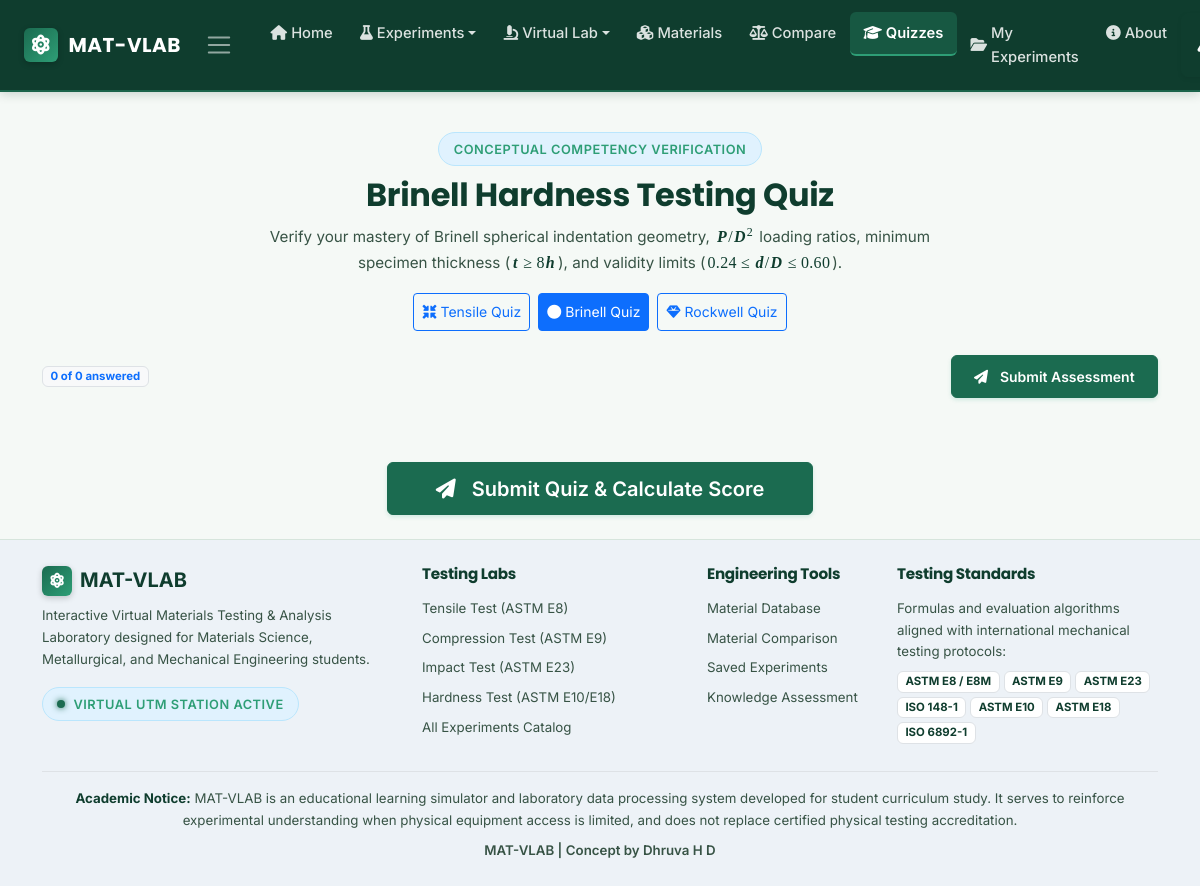
The app's page /quiz?type=brinell, older data.
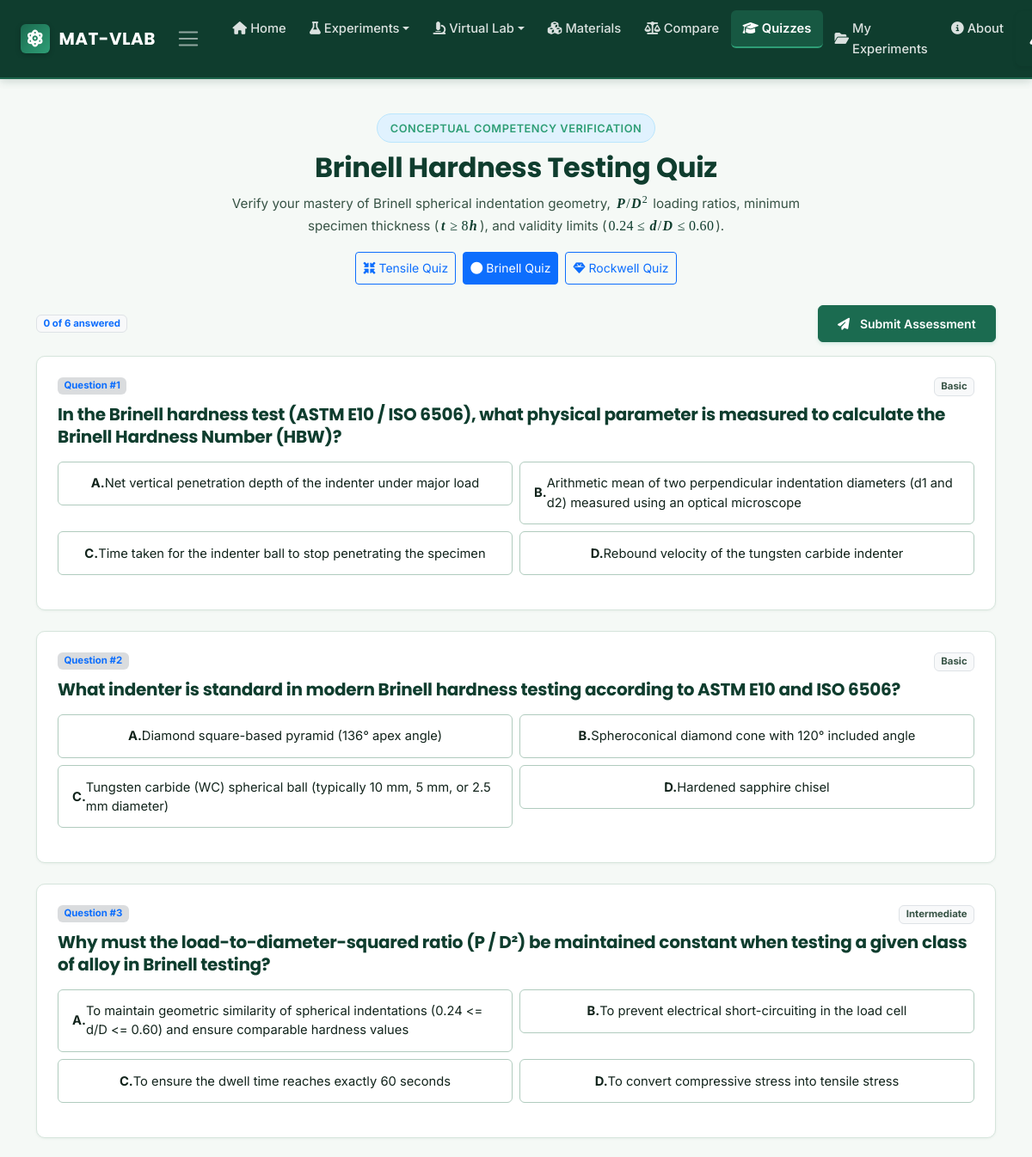
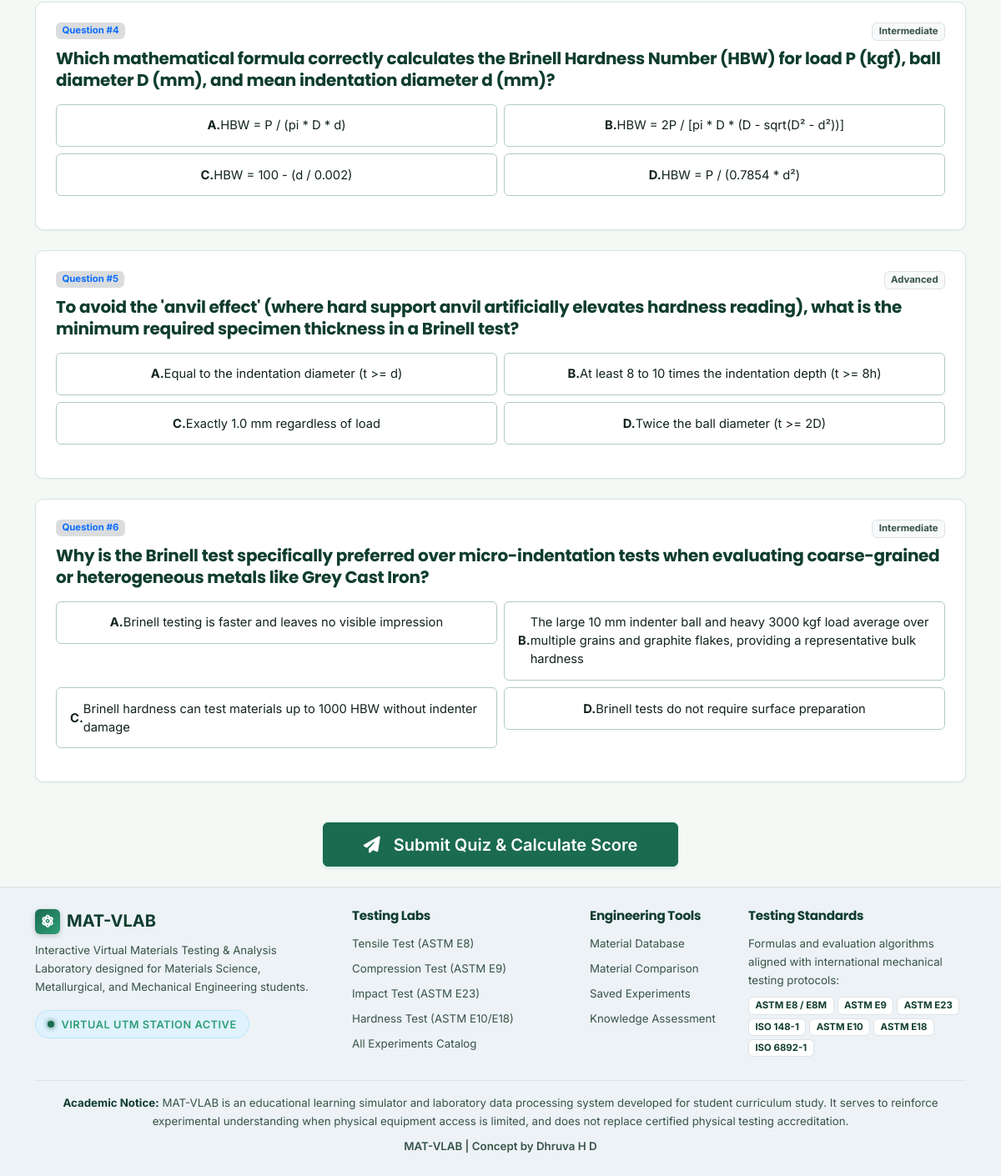
The same page, newer data (2 pictures, top to bottom).
### tables this page shows
CREATE TABLE quiz_questions (
        id INTEGER PRIMARY KEY AUTOINCREMENT,
        experiment_type TEXT NOT NULL,
        question TEXT NOT NULL,
        option_a TEXT NOT NULL,
        option_b TEXT NOT NULL,
        option_c TEXT NOT NULL,
        option_d TEXT NOT NULL,
        correct_option TEXT NOT NULL, -- 'A', 'B', 'C', or 'D'
        explanation TEXT NOT NULL,
        difficulty TEXT DEFAULT 'Intermediate'
    );

### app.py (the view)
@app.route('/quizzes')
@app.route('/quiz')
@login_required
def quizzes():
    exp_type = request.args.get('type', 'tensile').lower()
    if exp_type not in ['tensile', 'brinell', 'rockwell']:
        exp_type = 'tensile'
    q_list = get_quiz_questions(experiment_type=exp_type, limit=10)
    return render_template('quizzes.html', active_page='quizzes', questions=q_list, experiment_type=exp_type)

### app.py (called while the page is built)
def login_required(f):
    @wraps(f)
    def decorated_function(*args, **kwargs):
        return f(*args, **kwargs)
    return decorated_function

@app.context_processor
def inject_student_context():
    name = session.get('student_name')
    university = session.get('university')
    student = None
    if name:
        student = {
            'name': name,
            'university': university or 'Engineering Institution',
            'session_id': session.get('session_id')
        }
    return {
        'current_student': student,
        'is_logged_in': True,  # Full laboratory navigation is permanently visible
        'is_admin': bool(session.get('is_admin'))
    }

### models/database.py (called while the page is built)
def get_database_path():
    path = os.environ.get('DATABASE_PATH')
    if not path:
        base_dir = os.path.dirname(os.path.dirname(os.path.abspath(__file__)))
        path = os.path.join(base_dir, 'materials.db')
    return os.path.abspath(path)

def get_database_url():
    url = os.environ.get('DATABASE_URL')
    if url:
        url = url.strip()
        if url.startswith('postgres://'):
            url = 'postgresql://' + url[len('postgres://'):]
        if url:
            return url
    return None

### templates/quizzes.html (shortened to what this page needs)
{% extends "base.html" %}
{% block content %}
<div class="container py-4">
  <div class="text-center mb-4">
    <span class="badge-lab mb-2">Conceptual Competency Verification</span>
    <h1 class="fw-bold text-navy fs-2">
      {% if experiment_type == 'brinell' %}
        Brinell Hardness Testing Quiz
      {% elif experiment_type == 'rockwell' %}
        Rockwell Hardness Testing Quiz
      {% else %}
        Tensile Testing &amp; Mechanics Quiz
      {% endif %}
    </h1>
    <p class="text-secondary mx-auto" style="max-width: 680px;">
    </p>
    <div class="d-flex justify-content-center gap-2 mt-3 flex-wrap">
      <a href="{{ url_for('quizzes', type='tensile') }}" class="btn btn-sm {% if experiment_type == 'tensile' or not experiment_type %}btn-primary{% else %}btn-outline-primary{% endif %}">
        <i class="fas fa-compress-arrows-alt me-1"></i> Tensile Quiz
      </a>
      <a href="{{ url_for('quizzes', type='brinell') }}" class="btn btn-sm {% if experiment_type == 'brinell' %}btn-primary{% else %}btn-outline-primary{% endif %}">
        <i class="fas fa-circle me-1"></i> Brinell Quiz
      </a>
      <a href="{{ url_for('quizzes', type='rockwell') }}" class="btn btn-sm {% if experiment_type == 'rockwell' %}btn-primary{% else %}btn-outline-primary{% endif %}">
        <i class="fas fa-gem me-1"></i> Rockwell Quiz
      </a>
    </div>
  </div>
  <div class="d-flex justify-content-between align-items-center mb-3">
    <span id="quiz-answered-count" class="badge bg-light text-primary border">
      0 of {{ questions|length }} answered
    </span>
    <button type="button" class="btn btn-sm btn-lab-success" onclick="submitQuiz()">
      <i class="fas fa-paper-plane me-1"></i> Submit Assessment
    </button>
  </div>
  <div class="d-flex flex-column gap-4 mb-5" id="questions-container">
    {% for q in questions %}
    <div class="lab-card p-4" id="quiz-card-{{ q.id }}">
      <div class="d-flex justify-content-between align-items-start mb-2">
        <span class="badge bg-secondary bg-opacity-25 text-primary">Question #{{ loop.index }}</span>
        <span class="badge bg-light text-secondary border">{{ q.difficulty }}</span>
      </div>
      <h5 class="text-navy fw-bold mb-3">{{ q.question }}</h5>
      <div class="row g-2 mb-3">
        <div class="col-md-6">
          <button type="button" class="btn form-lab-control w-100 text-start quiz-option-btn" id="opt-{{ q.id }}-A" data-option="A" onclick="selectOption({{ q.id }}, 'A')">
            <strong>A.</strong> {{ q.option_a }}
          </button>
        </div>
        <div class="col-md-6">
          <button type="button" class="btn form-lab-control w-100 text-start quiz-option-btn" id="opt-{{ q.id }}-B" data-option="B" onclick="selectOption({{ q.id }}, 'B')">
            <strong>B.</strong> {{ q.option_b }}
          </button>
        </div>
        <div class="col-md-6">
          <button type="button" class="btn form-lab-control w-100 text-start quiz-option-btn" id="opt-{{ q.id }}-C" data-option="C" onclick="selectOption({{ q.id }}, 'C')">
            <strong>C.</strong> {{ q.option_c }}
          </button>
        </div>
        <div class="col-md-6">
          <button type="button" class="btn form-lab-control w-100 text-start quiz-option-btn" id="opt-{{ q.id }}-D" data-option="D" onclick="selectOption({{ q.id }}, 'D')">
            <strong>D.</strong> {{ q.option_d }}
          </button>
        </div>
      </div>
    </div>
    {% endfor %}
  </div>
  <div class="text-center">
    <button type="button" class="btn btn-lg btn-lab-success px-5" onclick="submitQuiz()">
      <i class="fas fa-paper-plane me-2"></i> Submit Quiz &amp; Calculate Score
    </button>
  </div>
</div>
{% endblock %}

Row changes from the older to the newer data that the page shows:
added quiz_questions: difficulty "Basic", question "In the Brinell hardness test (ASTM E10 / ISO 6506), what physical parameter is measured to calculate the Brinell Hardness Number (HBW)?", option_a "Net vertical penetration depth of the indenter under major load", option_b "Arithmetic mean of two perpendicular indentation diameters (d1 and d2) measured using an optical microscope", option_c "Time taken for the indenter ball to stop penetrating the specimen", option_d "Rebound velocity of the tungsten carbide indenter"
added quiz_questions: difficulty "Basic", question "What indenter is standard in modern Brinell hardness testing according to ASTM E10 and ISO 6506?", option_a "Diamond square-based pyramid (136° apex angle)", option_b "Spheroconical diamond cone with 120° included angle", option_c "Tungsten carbide (WC) spherical ball (typically 10 mm, 5 mm, or 2.5 mm diameter)", option_d "Hardened sapphire chisel"
added quiz_questions: difficulty "Intermediate", question "Why must the load-to-diameter-squared ratio (P / D²) be maintained constant when testing a given class of alloy in Brinell testing?", option_a "To maintain geometric similarity of spherical indentations (0.24 <= d/D <= 0.60) and ensure comparable hardness values", option_b "To prevent electrical short-circuiting in the load cell", option_c "To ensure the dwell time reaches exactly 60 seconds", option_d "To convert compressive stress into tensile stress"
added quiz_questions: difficulty "Intermediate", question "Which mathematical formula correctly calculates the Brinell Hardness Number (HBW) for load P (kgf), ball diameter D (mm), and mean indentation diameter d (mm)?", option_a "HBW = P / (pi * D * d)", option_b "HBW = 2P / [pi * D * (D - sqrt(D² - d²))]", option_c "HBW = 100 - (d / 0.002)", option_d "HBW = P / (0.7854 * d²)"
added quiz_questions: difficulty "Advanced", question "To avoid the 'anvil effect' (where hard support anvil artificially elevates hardness reading), what is the minimum required specimen thickness in a Brinell test?", option_a "Equal to the indentation diameter (t >= d)", option_b "At least 8 to 10 times the indentation depth (t >= 8h)", option_c "Exactly 1.0 mm regardless of load", option_d "Twice the ball diameter (t >= 2D)"
added quiz_questions: difficulty "Intermediate", question "Why is the Brinell test specifically preferred over micro-indentation tests when evaluating coarse-grained or heterogeneous metals like Grey Cast Iron?", option_a "Brinell testing is faster and leaves no visible impression", option_b "The large 10 mm indenter ball and heavy 3000 kgf load average over multiple grains and graphite flakes, providing a representative bulk hardness", option_c "Brinell hardness can test materials up to 1000 HBW without indenter damage", option_d "Brinell tests do not require surface preparation"
Text that changed along with them:
{{ questions|length }}: "0" → "6"
